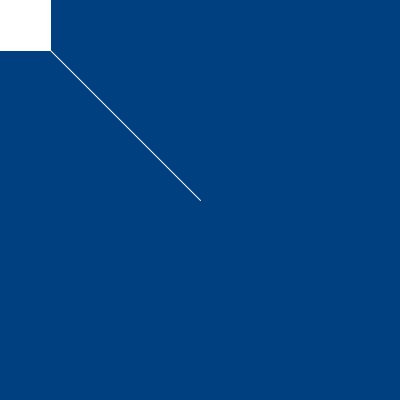
Frame 1 (no input)
Frame 60 (the mouse pressed at the canvas centre just before this capture): identical to frame 1, image omitted
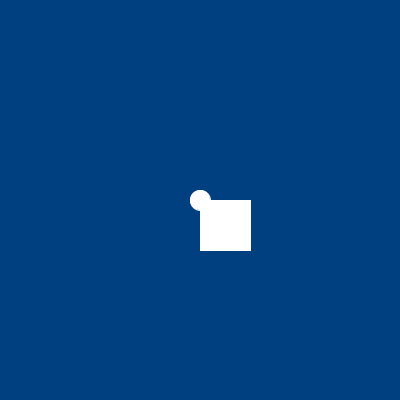
Frame 120 (the mouse held since frame 60 and released just before this capture)

The Processing sketch that drew these frames (run headless with seeded random() and noise(); from frame 60 on, the mouse is pressed at the canvas centre):

// Processing sketch: sketch_6_shapes
// ── sketch_6_shapes.pde
void setup() {
  size(400, 400);
  stroke(255);
}

void draw() {
  background(0, 64, 128);
  
  line(width/2, height/2, mouseX, mouseY);
  
  ellipse(mouseX, mouseY, 20, 20);

  //rectMode(CENTER);
  rect(mouseX, mouseY, 50, 50);
  
}
